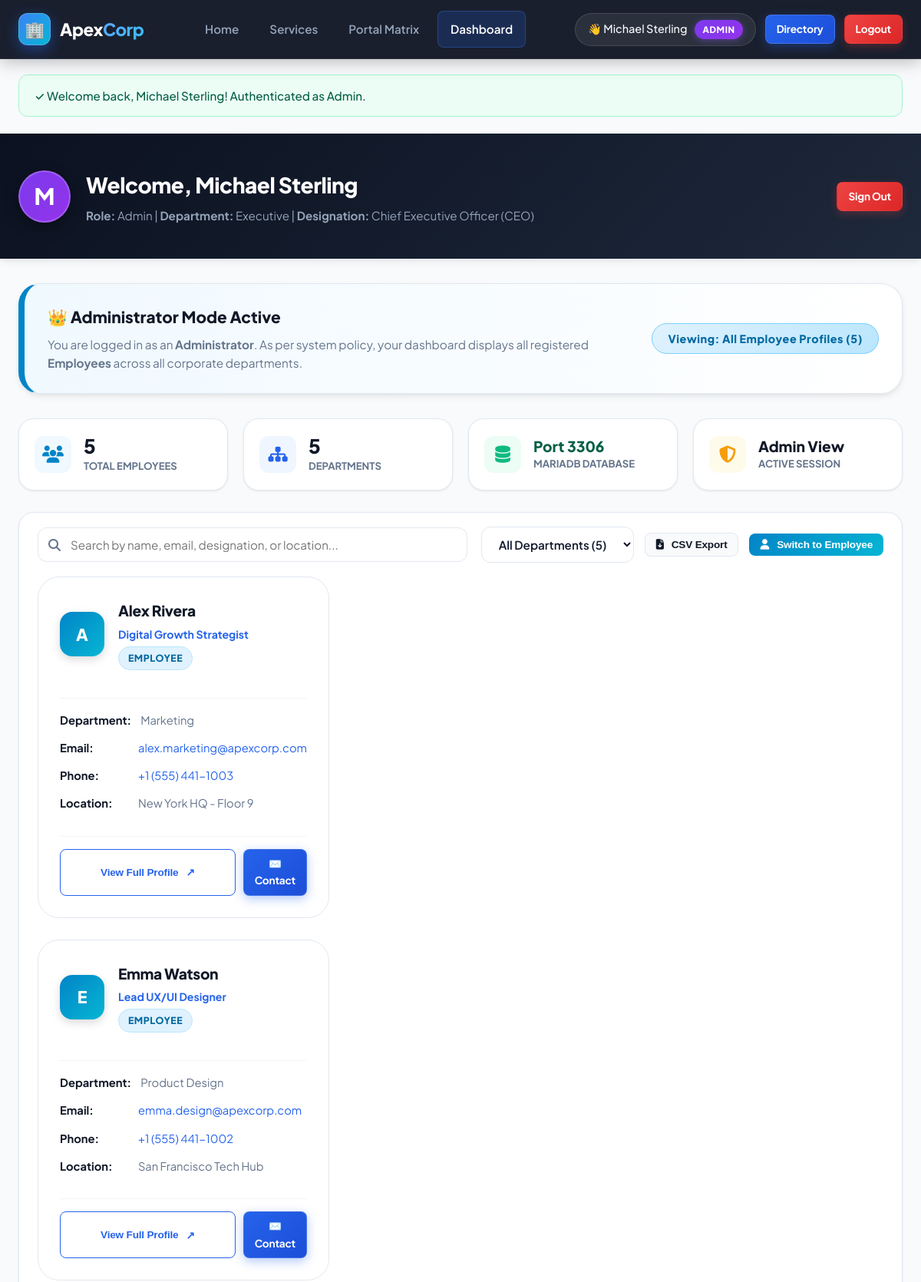
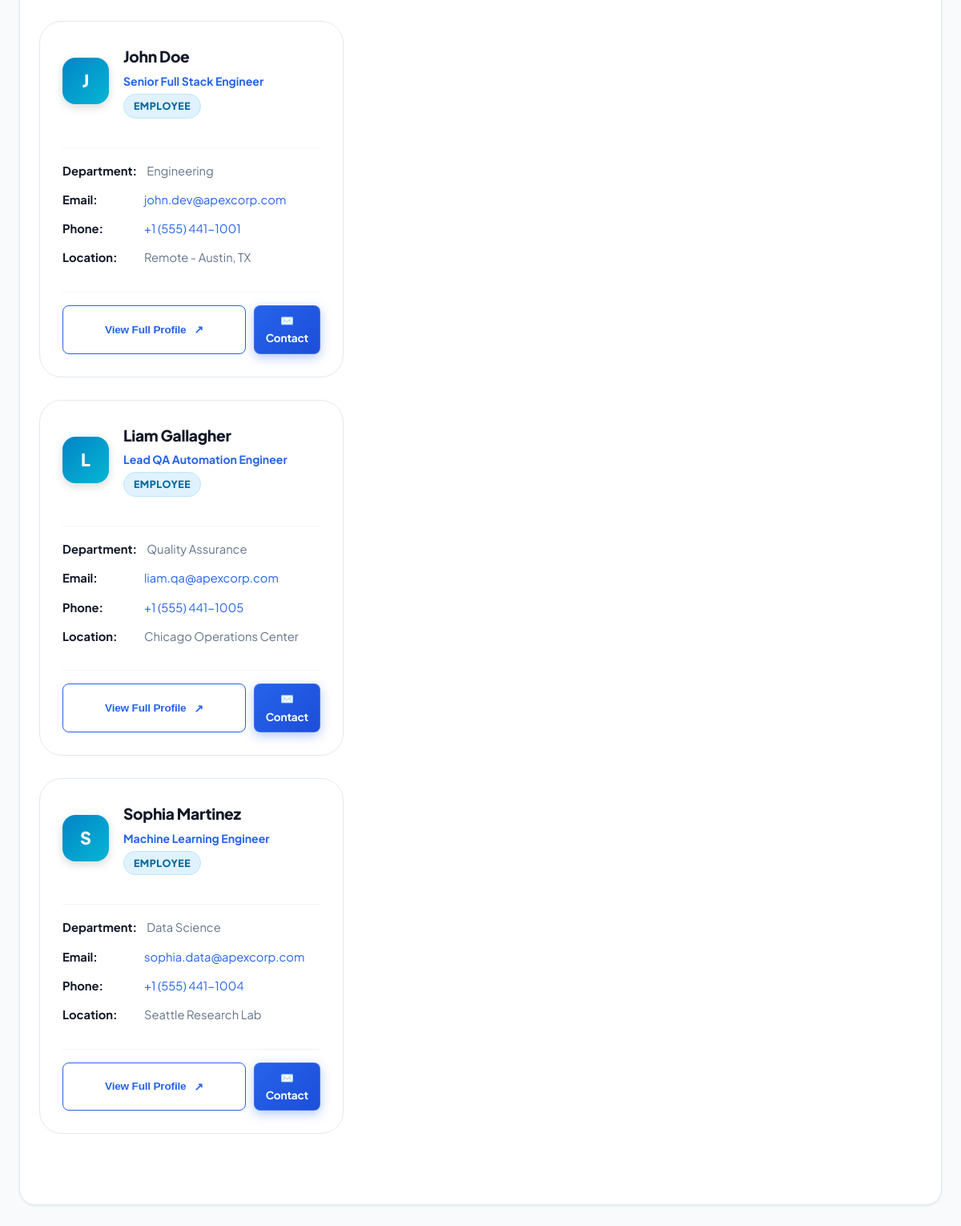
/dashboard.php (signed in, upper part), run on the app's committed database (2 pictures, top to bottom).
### tables this page shows
CREATE TABLE IF NOT EXISTS `users` (
    `id` INT AUTO_INCREMENT PRIMARY KEY,
    `fullname` VARCHAR(100) NOT NULL,
    `email` VARCHAR(100) NOT NULL UNIQUE,
    `password` VARCHAR(255) NOT NULL,
    `role` ENUM('admin', 'employee') NOT NULL,
    `department` VARCHAR(100) NOT NULL,
    `designation` VARCHAR(100) NOT NULL,
    `phone` VARCHAR(30) NOT NULL,
    `location` VARCHAR(100) NOT NULL,
    `created_at` TIMESTAMP DEFAULT CURRENT_TIMESTAMP
);

### config.php (called while the page is built, shortened)
<?php
$db_host = getenv('DB_HOST') ?: '127.0.0.1';
$db_user = getenv('DB_USER') ?: 'root';
$db_pass = getenv('DB_PASS') ?: '';
$db_name = getenv('DB_NAME') ?: 'company_db';
$candidate_ports = array_unique(array_filter([
    getenv('DB_PORT') ? (int)getenv('DB_PORT') : null,
    3306,
    3307
]));
foreach ($candidate_ports as $port) {
    $test_conn = @mysqli_connect($db_host, $db_user, $db_pass, '', $port);
    if ($test_conn) {
        $active_port = $port;
        if (@mysqli_select_db($test_conn, $db_name)) {
            break;
        }
    }
}
function is_logged_in() {
    return isset($_SESSION['user_id']) && !empty($_SESSION['user_id']);
}
function current_user() {
    return [
        'id'          => $_SESSION['user_id'],
        'fullname'    => $_SESSION['fullname'],
        'email'       => $_SESSION['email'],
        'role'        => $_SESSION['role'],
        'department'  => $_SESSION['department'] ?? '',
        'designation' => $_SESSION['designation'] ?? '',
        'phone'       => $_SESSION['phone'] ?? '',
        'location'    => $_SESSION['location'] ?? ''
    ];
}

### dashboard.php (the view, shortened to what this page needs)
<?php
require_once __DIR__ . '/config.php';
$currentUser = current_user();
$myRole = $currentUser['role'];
if ($myRole === 'employee') {
    $targetRole = 'admin';
    $directoryTitle = "Corporate Administration & Executive Leadership";
    $directoryDescription = "You are logged in as an <strong>Employee</strong>. As per system policy, your dashboard displays all registered <strong>Administrators</strong> and executive leaders.";
    $viewingLabel = "All Administrator Profiles";
    $badgeStyle = "badge-viewing-admin";
    $targetBadgeClass = "badge-admin";
    $targetRoleTitle = "Admin";
} else {
    $targetRole = 'employee';
    $directoryDescription = "You are logged in as an <strong>Administrator</strong>. As per system policy, your dashboard displays all registered <strong>Employees</strong> across all corporate departments.";
    $viewingLabel = "All Employee Profiles";
    $badgeStyle = "badge-viewing-employee";
    $targetBadgeClass = "badge-employee";
    $targetRoleTitle = "Employee";
}
$stmt = mysqli_prepare($conn, "SELECT `id`, `fullname`, `email`, `role`, `department`, `designation`, `phone`, `location`, `created_at` FROM `users` WHERE `role` = ? ORDER BY `fullname` ASC");
mysqli_stmt_bind_param($stmt, 's', $targetRole);
mysqli_stmt_execute($stmt);
$result = mysqli_stmt_get_result($stmt);
$records = [];
$departments = [];
while ($row = mysqli_fetch_assoc($result)) {
    $records[] = $row;
    if (!empty($row['department']) && !in_array($row['department'], $departments)) {
        $departments[] = $row['department'];
    }
}
sort($departments);
require_once __DIR__ . '/includes/header.php';
?>
<div class="dashboard-header">
    <div class="container dashboard-header-inner">
        <div class="user-profile-summary">
            <div class="user-avatar-circle <?php echo htmlspecialchars($myRole); ?>">
                <?php echo strtoupper(substr($currentUser['fullname'], 0, 1)); ?>
            </div>
            <div class="user-info-text">
                <h1>Welcome, <?php echo htmlspecialchars($currentUser['fullname']); ?></h1>
                <p>
                    <strong>Role:</strong> <?php echo ucfirst(htmlspecialchars($myRole)); ?> |
                    <strong>Department:</strong> <?php echo htmlspecialchars($currentUser['department'] ?: 'General'); ?> |
                    <strong>Designation:</strong> <?php echo htmlspecialchars($currentUser['designation'] ?: 'Staff Member'); ?>
                </p>
            </div>
        </div>
        <div>
            <a href="logout.php" class="btn btn-danger btn-sm">
                <span>Sign Out</span>
            </a>
        </div>
    </div>
</div>
<div class="container">
    <div class="condition-banner <?php echo ($myRole === 'employee') ? 'employee-view' : 'admin-view'; ?>">
        <div class="condition-text">
            <h3><?php echo ($myRole === 'employee') ? '🔒 Employee Mode Active' : '👑 Administrator Mode Active'; ?></h3>
            <p><?php echo $directoryDescription; ?></p>
        </div>
        <div>
            <span class="condition-badge <?php echo $badgeStyle; ?>">
                Viewing: <?php echo $viewingLabel; ?> (<span id="resultCount"><?php echo count($records); ?></span>)
            </span>
        </div>
    </div>
    <div style="display: grid; grid-template-columns: repeat(auto-fit, minmax(220px, 1fr)); gap: 20px; margin-bottom: 28px;">
        <div style="background: white; border: 1px solid var(--border-color); border-radius: var(--radius-lg); padding: 20px; box-shadow: var(--shadow-sm); display: flex; align-items: center; gap: 16px;">
            <div style="width: 48px; height: 48px; border-radius: 12px; background: <?php echo ($myRole === 'employee') ? '#f5f3ff' : '#f0f9ff'; ?>; color: <?php echo ($myRole === 'employee') ? '#7c3aed' : '#0284c7'; ?>; display: flex; align-items: center; justify-content: center; font-size: 1.4rem;">
                <i class="fa-solid <?php echo ($myRole === 'employee') ? 'fa-crown' : 'fa-users'; ?>"></i>
            </div>
            <div>
                <div style="font-size: 1.6rem; font-weight: 800; color: var(--secondary-card); line-height: 1.2;"><?php echo count($records); ?></div>
                <div style="font-size: 0.82rem; color: var(--text-muted); font-weight: 700; text-transform: uppercase;">Total <?php echo $targetRoleTitle; ?>s</div>
            </div>
        </div>
        <div style="background: white; border: 1px solid var(--border-color); border-radius: var(--radius-lg); padding: 20px; box-shadow: var(--shadow-sm); display: flex; align-items: center; gap: 16px;">
            <div style="width: 48px; height: 48px; border-radius: 12px; background: #eff6ff; color: #2563eb; display: flex; align-items: center; justify-content: center; font-size: 1.4rem;">
                <i class="fa-solid fa-sitemap"></i>
            </div>
            <div>
                <div style="font-size: 1.6rem; font-weight: 800; color: var(--secondary-card); line-height: 1.2;"><?php echo count($departments); ?></div>
                <div style="font-size: 0.82rem; color: var(--text-muted); font-weight: 700; text-transform: uppercase;">Departments</div>
            </div>
        </div>
        <div style="background: white; border: 1px solid var(--border-color); border-radius: var(--radius-lg); padding: 20px; box-shadow: var(--shadow-sm); display: flex; align-items: center; gap: 16px;">
            <div style="width: 48px; height: 48px; border-radius: 12px; background: #ecfdf5; color: #10b981; display: flex; align-items: center; justify-content: center; font-size: 1.4rem;">
                <i class="fa-solid fa-database"></i>
            </div>
            <div>
                <div style="font-size: 1.2rem; font-weight: 800; color: #065f46; line-height: 1.2;">Port <?php echo htmlspecialchars($active_port); ?></div>
                <div style="font-size: 0.82rem; color: var(--text-muted); font-weight: 700; text-transform: uppercase;">MariaDB Database</div>
            </div>
        </div>
        <div style="background: white; border: 1px solid var(--border-color); border-radius: var(--radius-lg); padding: 20px; box-shadow: var(--shadow-sm); display: flex; align-items: center; gap: 16px;">
            <div style="width: 48px; height: 48px; border-radius: 12px; background: #fffbeb; color: #f59e0b; display: flex; align-items: center; justify-content: center; font-size: 1.4rem;">
                <i class="fa-solid fa-shield-halved"></i>
            </div>
            <div>
                <div style="font-size: 1.2rem; font-weight: 800; color: var(--secondary-card); line-height: 1.2;"><?php echo ucfirst($myRole); ?> View</div>
                <div style="font-size: 0.82rem; color: var(--text-muted); font-weight: 700; text-transform: uppercase;">Active Session</div>
            </div>
        </div>
    </div>
    <div class="filter-bar">
        <div class="search-input-wrapper">
            <span class="search-icon"><i class="fa-solid fa-magnifying-glass"></i></span>
            <input type="text" id="directorySearch" placeholder="Search by name, email, designation, or location...">
        </div>
        <div class="filter-actions">
            <select id="departmentFilter" class="filter-select">
                <option value="all">All Departments (<?php echo count($departments); ?>)</option>
            </select>
            <button type="button" class="btn btn-secondary btn-sm" onclick="exportDirectoryCSV()" title="Export list to CSV" style="color: var(--secondary-card); background: #f8fafc; border: 1.5px solid var(--border-color);">
                <i class="fa-solid fa-file-arrow-down"></i> CSV Export
            </button>
            <?php if ($myRole === 'employee'): ?>
                <form action="login.php" method="POST" style="display: inline;">
                    <input type="hidden" name="email" value="admin@apexcorp.com">
                    <input type="hidden" name="password" value="Admin@123">
                    <button type="submit" class="btn btn-sm" style="background: var(--admin-gradient); color: white; border: none;" title="Switch to Admin login demo">
                        <i class="fa-solid fa-crown"></i> Switch to Admin
                    </button>
                </form>
            <?php else: ?>
                <form action="login.php" method="POST" style="display: inline;">
                    <button type="submit" class="btn btn-sm" style="background: var(--emp-gradient); color: white; border: none;" title="Switch to Employee login demo">
                        <i class="fa-solid fa-user"></i> Switch to Employee
                    </button>
                </form>
            <?php endif; ?>
    </div>
    <div class="directory-grid" id="directoryGrid">
        <?php if (empty($records)): ?>
            <div class="empty-directory" id="emptyDirectoryState">
                <div class="empty-icon">📂</div>
                <h3>No <?php echo htmlspecialchars($targetRoleTitle); ?> Profiles Found</h3>
                <p style="color: #64748b;">There are currently no records with role '<?php echo htmlspecialchars($targetRole); ?>' in the database.</p>
                <a href="register.php" class="btn btn-primary" style="margin-top: 16px;">Register New <?php echo htmlspecialchars($targetRoleTitle); ?></a>
            </div>
        <?php else: ?>
            <?php foreach ($records as $person): ?>
                <?php
                $personJson = htmlspecialchars(json_encode($person), ENT_QUOTES, 'UTF-8');
                $initials = strtoupper(substr($person['fullname'], 0, 1));
                ?>
                <div class="person-card"
                     data-name="<?php echo htmlspecialchars($person['fullname']); ?>"
                     data-email="<?php echo htmlspecialchars($person['email']); ?>"
                     data-designation="<?php echo htmlspecialchars($person['designation']); ?>"
                     data-department="<?php echo htmlspecialchars($person['department']); ?>"
                     data-location="<?php echo htmlspecialchars($person['location']); ?>">
                    <div class="person-card-header">
                        <div class="person-avatar <?php echo htmlspecialchars($person['role']); ?>">
                            <?php echo $initials; ?>
                        </div>
                        <div class="person-name-box">
                            <h3><?php echo htmlspecialchars($person['fullname']); ?></h3>
                            <div class="person-designation"><?php echo htmlspecialchars($person['designation']); ?></div>
                            <span class="badge <?php echo $targetBadgeClass; ?>" style="margin-top: 4px;">
                                <?php echo strtoupper(htmlspecialchars($person['role'])); ?>
                            </span>
                        </div>
                    </div>
                    <ul class="person-details-list">
                        <li>
                            <strong>Department:</strong>
                            <span><?php echo htmlspecialchars($person['department']); ?></span>
                        </li>
                        <li>
                            <strong>Email:</strong>
                            <a href="mailto:<?php echo htmlspecialchars($person['email']); ?>">
                                <?php echo htmlspecialchars($person['email']); ?>
                            </a>
                        </li>
                        <li>
                            <strong>Phone:</strong>
                            <a href="tel:<?php echo htmlspecialchars($person['phone']); ?>">
                                <?php echo htmlspecialchars($person['phone']); ?>
                            </a>
                        </li>
                        <li>
                            <strong>Location:</strong>
                            <span><?php echo htmlspecialchars($person['location']); ?></span>
                        </li>
                    </ul>
                    <div class="person-card-footer">
                        <button type="button" class="btn btn-outline btn-sm btn-block" onclick="openProfileModal(<?php echo $personJson; ?>)">
                            <span>View Full Profile</span> ↗
                        </button>
                        <a href="mailto:<?php echo htmlspecialchars($person['email']); ?>" class="btn btn-primary btn-sm" title="Send Email">
                            ✉️ Contact
                        </a>
                    </div>
                </div>
            <?php endforeach; ?>
        <?php endif; ?>
    </div>
</div>
<?php require_once __DIR__ . '/includes/footer.php'; ?>

### data on the page
users: fullname "A", fullname "Alex Rivera", designation "Digital Growth Strategist", role "EMPLOYEE", department "Marketing", email "alex.marketing@apexcorp.com", phone "+1 (555) 441-1003", location "New York HQ - Floor 9"
users: fullname "E", fullname "Emma Watson", designation "Lead UX/UI Designer", role "EMPLOYEE", department "Product Design", email "emma.design@apexcorp.com", phone "+1 (555) 441-1002", location "San Francisco Tech Hub"
users: fullname "J", fullname "John Doe", designation "Senior Full Stack Engineer", role "EMPLOYEE", department "Engineering", email "john.dev@apexcorp.com", phone "+1 (555) 441-1001", location "Remote - Austin, TX"
users: fullname "L", fullname "Liam Gallagher", designation "Lead QA Automation Engineer", role "EMPLOYEE", department "Quality Assurance", email "liam.qa@apexcorp.com", phone "+1 (555) 441-1005", location "Chicago Operations Center"
users: fullname "S", fullname "Sophia Martinez", designation "Machine Learning Engineer", role "EMPLOYEE", department "Data Science", email "sophia.data@apexcorp.com", phone "+1 (555) 441-1004", location "Seattle Research Lab"

### other printed values
$currentUser['fullname'] "Michael Sterling"
$currentUser['role'] "ADMIN"
$flashSuccess "Welcome back, Michael Sterling! Authenticated as Admin."
substr($currentUser['fullname'], 0, 1) "M"
$myRole "Admin"
$currentUser['department'] ?: 'General' "Executive"
$currentUser['designation'] ?: 'Staff Member' "Chief Executive Officer (CEO)"
$viewingLabel "All Employee Profiles"
count($records) "5"
$targetRoleTitle "EMPLOYEE"
count($departments) "5"
$active_port "3306"
